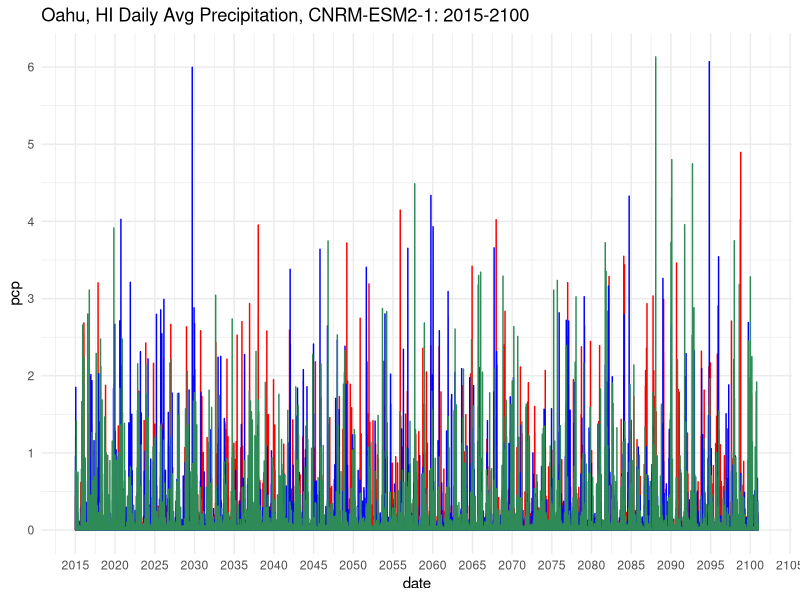
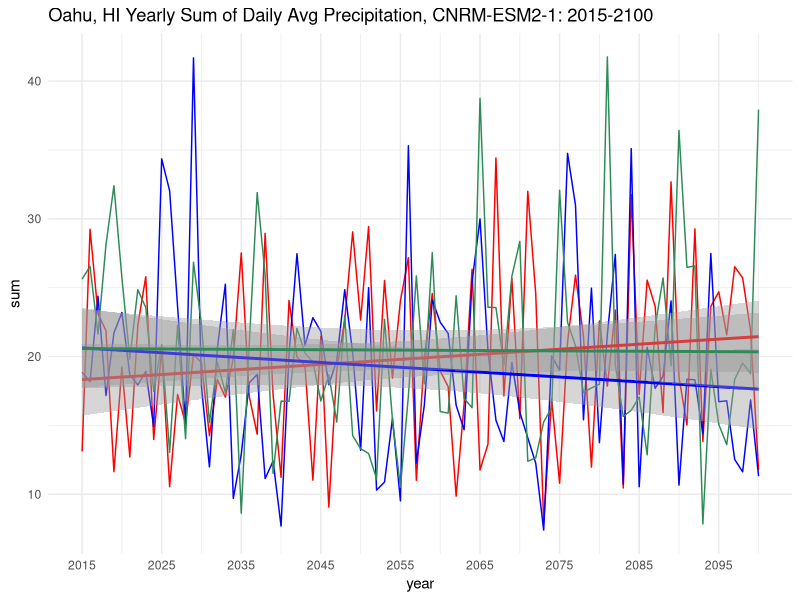
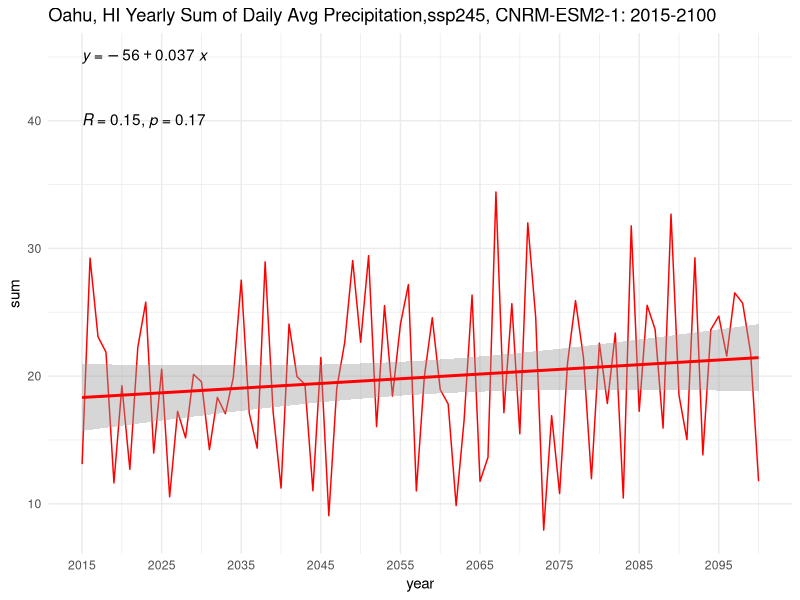
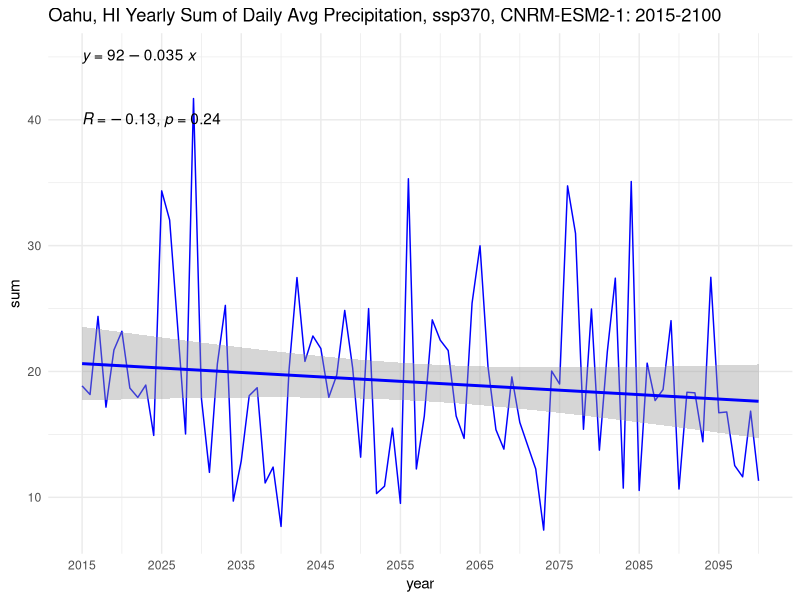
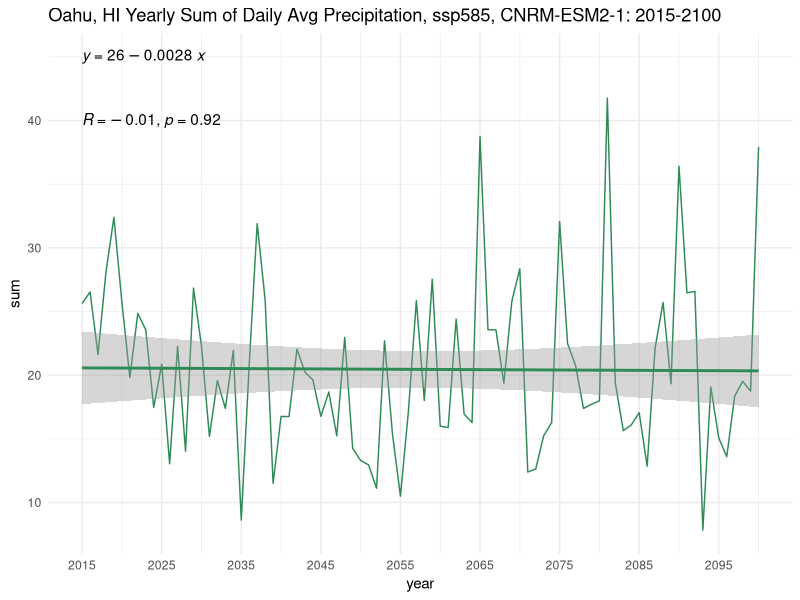
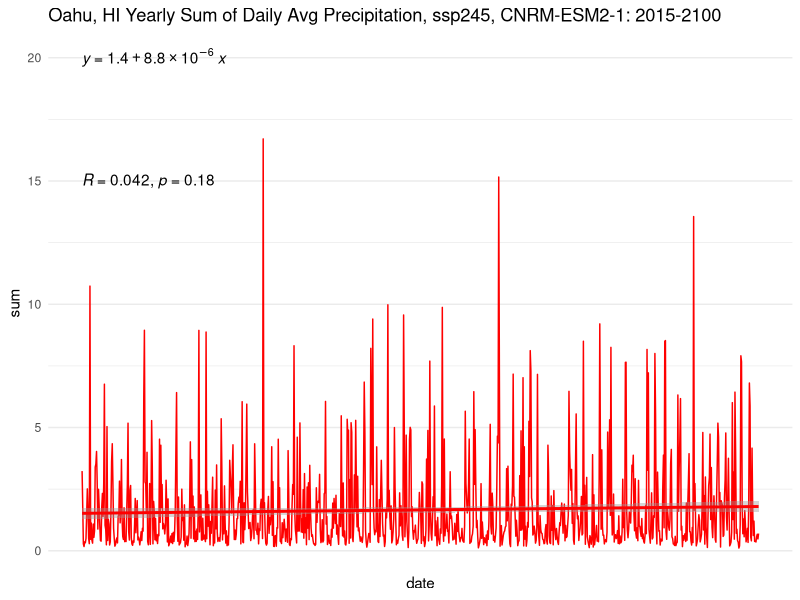
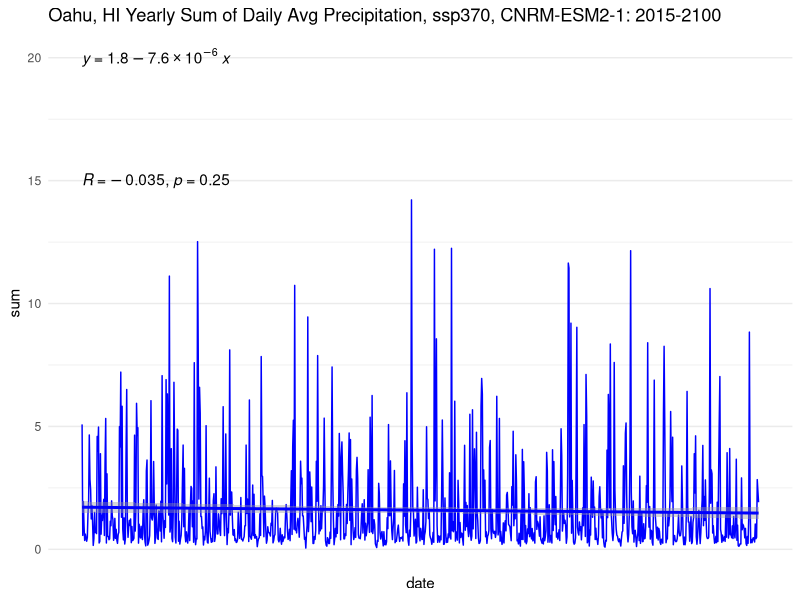

These figures' R source, in order:
## ---- chunk 1
knitr::opts_chunk$set(echo = TRUE)
library(tidyverse)
library(here)
library(lubridate)
library(ggpubr)
library(zoo)
## ---- chunk 2
ssp245 = read.csv(here("climate_change_data","oahu_ssp245_2015_2100.csv")) %>% 
  rename(date = dayofyear, pcp = pr) 
ssp370 = read.csv(here("climate_change_data","oahu_ssp370_2015_2100.csv")) %>% 
  rename(date = dayofyear, pcp = pr)
ssp585 = read.csv(here("climate_change_data","oahu_ssp585_2015_2100.csv")) %>% 
  rename(date = dayofyear, pcp = pr)


ssp245$date <- ymd(ssp245$date)
ssp370$date <- ymd(ssp370$date)
ssp585$date <- ymd(ssp585$date)
## ---- chunk 3
ggplot() +
  geom_line(data = ssp245, aes(x=date, y=pcp), size = 0.5,color="red") +
  geom_line(data = ssp370, aes(x=date, y=pcp), size = 0.5, color = "blue") +
  geom_line(data = ssp585, aes(x=date, y=pcp), size = 0.5, color = "seagreen") + 
  theme_minimal() + 
  scale_y_continuous(breaks=seq(0,7,1)) +
  scale_x_date(date_breaks = "5 years", date_labels = "%Y") +
  ggtitle("Oahu, HI Daily Avg Precipitation, CNRM-ESM2-1: 2015-2100") 




## extra bit for regression 
# +
#   geom_smooth(method='lm', formula = y~x) +
#   stat_regline_equation(label.x = 2015,
#                         label.y = 6) +
#   stat_cor(label.x = 10,
#            label.y = 4)
## ---- chunk 4
# add seperate columns for year, month and day
ssp245 <- ssp245 %>% 
  mutate(year = year(date)) %>% 
  mutate(month = month(date)) %>% 
  mutate(day = day(date))

ssp370 <- ssp370 %>% 
  mutate(year = year(date)) %>% 
  mutate(month = month(date)) %>% 
  mutate(day = day(date))

ssp585 <- ssp585  %>% 
  mutate(year = year(date)) %>% 
  mutate(month = month(date)) %>% 
  mutate(day = day(date))


# group by yearly sum of pcp 
ssp245_yearly <- ssp245 %>% 
  group_by(year) %>% 
  mutate(sum = sum(pcp)) %>% 
  select(year, sum) %>% 
  distinct()

ssp245_yearly$year <- as.numeric(ssp245_yearly$year) 

# group by yearly sum of pcp 
ssp370_yearly <- ssp370 %>% 
  group_by(year) %>% 
  mutate(sum = sum(pcp)) %>% 
  select(year, sum) %>% 
  distinct()

ssp370_yearly$year <- as.numeric(ssp370_yearly$year) 

# group by yearly sum of pcp 
ssp585_yearly <- ssp585 %>% 
  group_by(year) %>% 
  mutate(sum = sum(pcp)) %>% 
  select(year, sum) %>% 
  distinct()

ssp585_yearly$year <- as.numeric(ssp585_yearly$year) 

# group by month (and associated year) sum of pcp
ssp245_monthly <- ssp245 %>% 
  group_by(month,year) %>% 
  mutate(sum = sum(pcp)) %>% 
  select(month, year, sum) %>% 
  distinct()

ssp245_monthly$date <- format(as.Date(paste(ssp245_monthly$year, ssp245_monthly$month, 01), "%Y %m %d"), "%m-%Y")

ssp245_monthly$date <- my(ssp245_monthly$date)

# group by yearly sum of daily avg pcp 
ssp370_monthly <- ssp370 %>% 
  group_by(month,year) %>% 
  mutate(sum = sum(pcp)) %>% 
  select(month, year, sum) %>% 
  distinct() 
  
ssp370_monthly$date <- format(as.Date(paste(ssp370_monthly$year, ssp370_monthly$month, 01), "%Y %m %d"), "%m-%Y")

ssp370_monthly$date <- my(ssp370_monthly$date)

# group by yearly sum of daily avg pcp 
ssp585_monthly <- ssp585 %>% 
  group_by(month,year) %>% 
  mutate(sum = sum(pcp)) %>% 
  select(month, year, sum) %>% 
  distinct() 
  
ssp585_monthly$date <- format(as.Date(paste(ssp585_monthly$year, ssp585_monthly$month, 01), "%Y %m %d"), "%m-%Y")

ssp585_monthly$date <- my(ssp585_monthly$date)

## ---- chunk 5
ggplot() +
  geom_line(data = ssp245_yearly, aes(x=year, y=sum), size = 0.5,color="red") +
  geom_line(data = ssp370_yearly, aes(x=year, y=sum), size = 0.5, color = "blue") +
  geom_line(data = ssp585_yearly, aes(x=year, y=sum), size = 0.5, color = "seagreen") +
  theme_minimal() + 
  scale_y_continuous(breaks=seq(0,50,10)) +
  scale_x_continuous(breaks=seq(2015,2100,10)) + 
  # scale_x_date(date_breaks = "5 years", date_labels = "%Y") +
  ggtitle("Oahu, HI Yearly Sum of Daily Avg Precipitation, CNRM-ESM2-1: 2015-2100")  +

  geom_smooth(data = ssp245_yearly, aes(x=year, y=sum), method='lm', formula = y~x, color = "red") + 
  geom_smooth(data = ssp370_yearly, aes(x=year, y=sum), method='lm', formula = y~x, color = "blue") + 
  geom_smooth(data = ssp585_yearly, aes(x=year, y=sum), method='lm', formula = y~x, color = "seagreen") + 
  stat_regline_equation(label.y = 45) +
  stat_cor(label.y = 40)

ggplot(data = ssp245_yearly, aes(x=year, y=sum)) +
  geom_line(size = 0.5,color="red") +
  theme_minimal() + 
  scale_y_continuous(breaks=seq(0,50,10)) +
  scale_x_continuous(breaks=seq(2015,2100,10)) + 
  ggtitle("Oahu, HI Yearly Sum of Daily Avg Precipitation,ssp245, CNRM-ESM2-1: 2015-2100") + 
  geom_smooth(method='lm', formula = y~x, color = "red") +
  stat_regline_equation(
                        label.y = 45) +
  stat_cor(
           label.y = 40)
  

ggplot(data = ssp370_yearly, aes(x=year, y=sum)) +
  geom_line(size = 0.5,color="blue") +
  theme_minimal() + 
  scale_y_continuous(breaks=seq(0,50,10)) +
  scale_x_continuous(breaks=seq(2015,2100,10)) + 
  ggtitle("Oahu, HI Yearly Sum of Daily Avg Precipitation, ssp370, CNRM-ESM2-1: 2015-2100") + 
  geom_smooth(method='lm', formula = y~x, color = "blue") +
  stat_regline_equation(
                        label.y = 45) +
  stat_cor(
           label.y = 40)

ggplot(data = ssp585_yearly, aes(x=year, y=sum)) +
  geom_line(size = 0.5,color="seagreen") +
  theme_minimal() + 
  scale_y_continuous(breaks=seq(0,50,10)) +
  scale_x_continuous(breaks=seq(2015,2100,10)) + 
  ggtitle("Oahu, HI Yearly Sum of Daily Avg Precipitation, ssp585, CNRM-ESM2-1: 2015-2100") + 
  geom_smooth(method='lm', formula = y~x, color = "seagreen") +
  stat_regline_equation(
                        label.y = 45) +
  stat_cor(
           label.y = 40)

## ---- chunk 6
ggplot(data = ssp245_monthly, aes(x=date, y=sum)) +
  geom_line(size = 0.5,color="red") +
  theme_minimal() + 
  scale_y_continuous(breaks=seq(0,20,5)) +
  scale_x_continuous(breaks=seq(2015,2100,10)) + 
  ggtitle("Oahu, HI Yearly Sum of Daily Avg Precipitation, ssp245, CNRM-ESM2-1: 2015-2100") + 
  geom_smooth(method='lm', formula = y~x, color = "red") +
  stat_regline_equation(
                        label.y = 20) +
  stat_cor(
           label.y = 15)

ggplot(data = ssp370_monthly, aes(x=date, y=sum)) +
  geom_line(size = 0.5,color="blue") +
  theme_minimal() + 
  scale_y_continuous(breaks=seq(0,20,5)) +
  scale_x_continuous(breaks=seq(2015,2100,10)) + 
  ggtitle("Oahu, HI Yearly Sum of Daily Avg Precipitation, ssp370, CNRM-ESM2-1: 2015-2100") + 
  geom_smooth(method='lm', formula = y~x, color = "blue") +
  stat_regline_equation(
                        label.y = 20) +
  stat_cor(
           label.y = 15)


